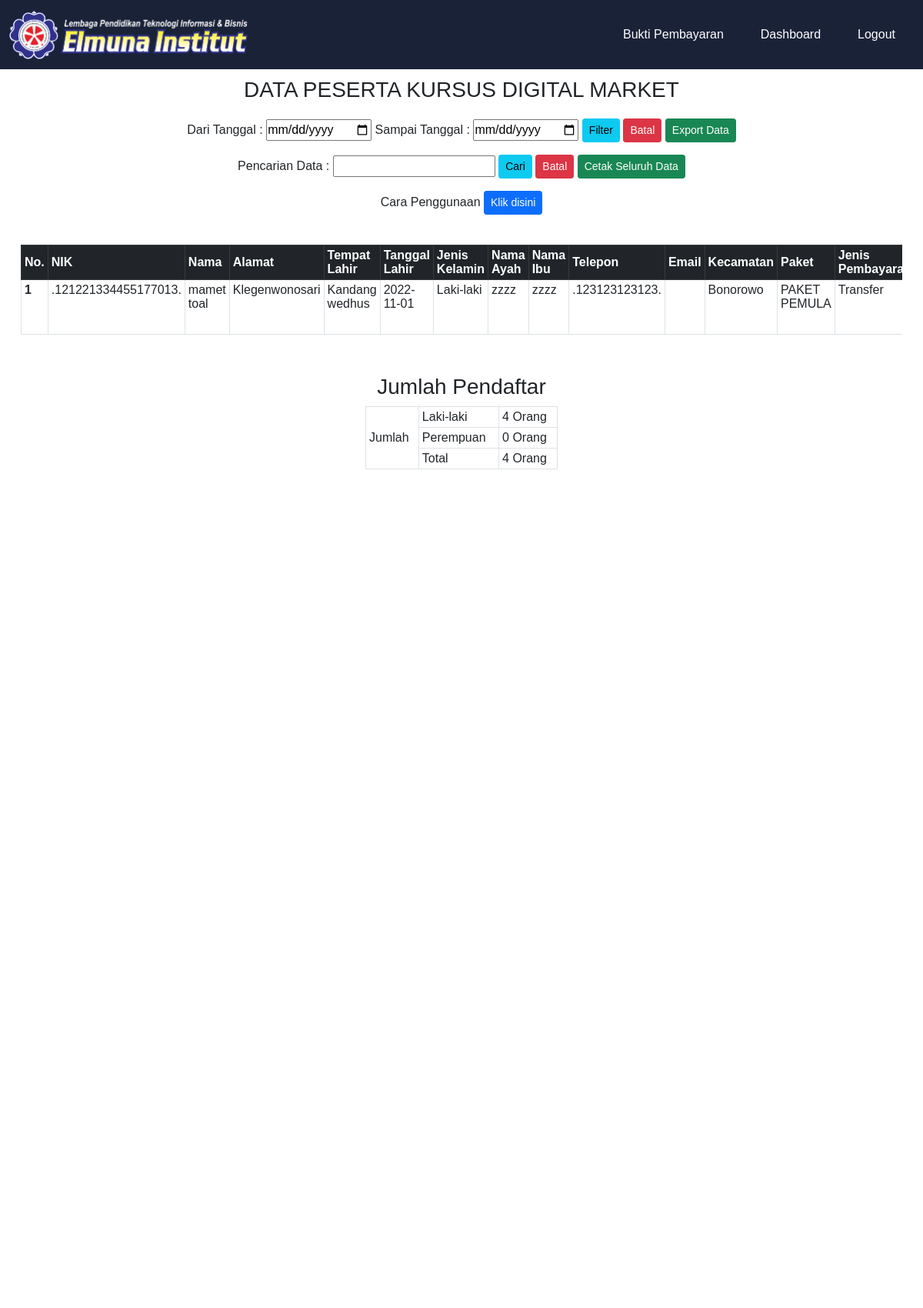
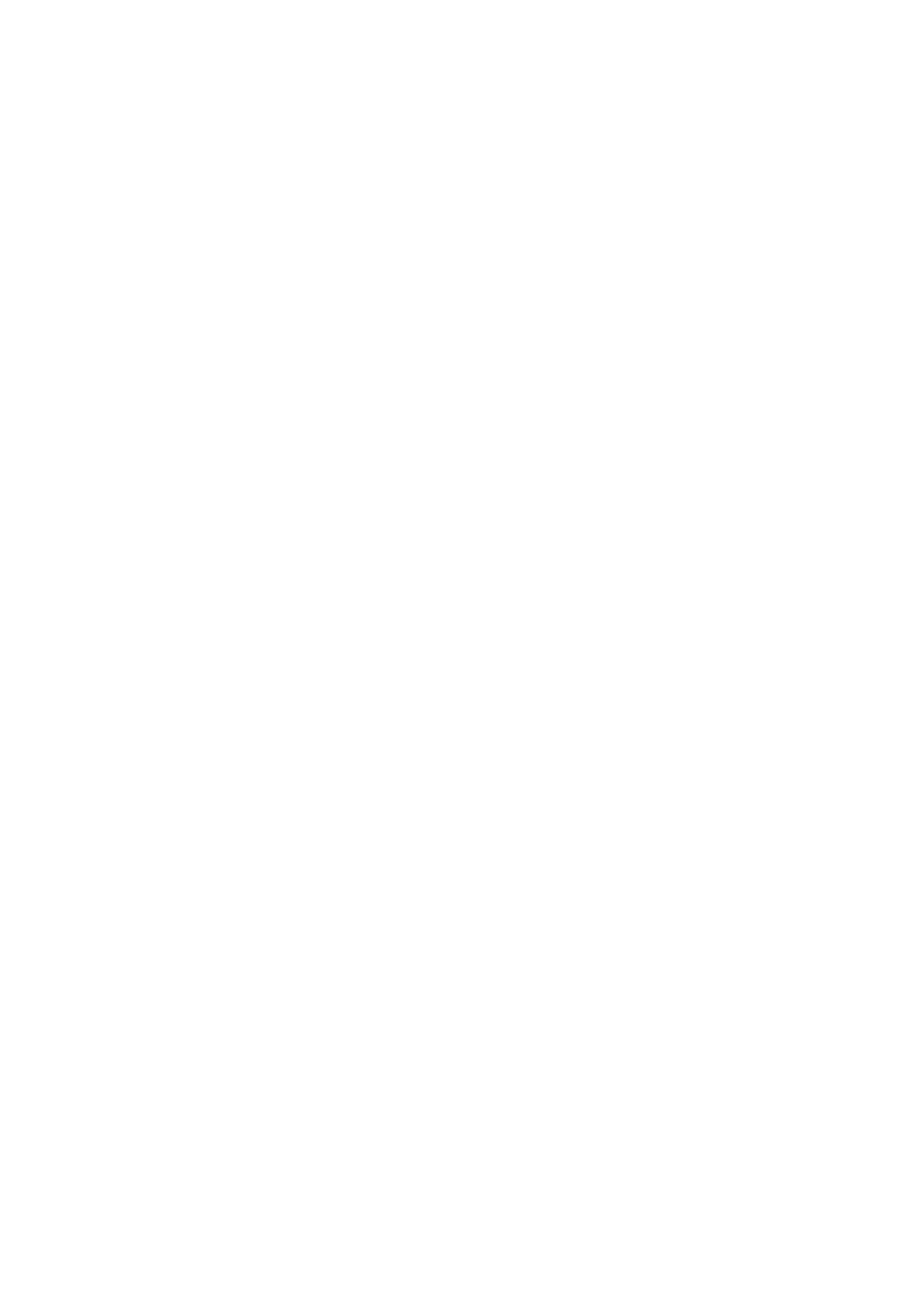
Page /data_peserta_digital_market.php?cari=.121221334455177013. (signed in, upper part) on the committed database (2 pictures, top to bottom).
### tables this page shows
CREATE TABLE `daftar_digital_market` (
  `id` int(11) NOT NULL,
  `nik` varchar(100) NOT NULL,
  `nama` varchar(100) NOT NULL,
  `alamat` varchar(100) NOT NULL,
  `tempat_lahir` varchar(100) NOT NULL,
  `tanggal_lahir` varchar(100) NOT NULL,
  `jk` varchar(100) NOT NULL,
  `nama_ayah` varchar(100) NOT NULL,
  `nama_ibu` varchar(100) NOT NULL,
  `telepon` varchar(100) NOT NULL,
  `email` varchar(100) NOT NULL,
  `kecamatan` varchar(100) NOT NULL,
  `paket` text NOT NULL,
  `pilih_bayar` varchar(100) NOT NULL,
  `tanggal_upload` timestamp NOT NULL DEFAULT current_timestamp()
);

### data_peserta_digital_market.php (the view, shortened to what this page needs)
<head>
    <link href="https://cdn.jsdelivr.net/npm/bootstrap@5.0.2/dist/css/bootstrap.min.css" rel="stylesheet">
</head>
<body>
    <header>
        <nav class="navbar navbar-expand-md navbar-dark fixed-top" style="background-color: #1A2238;">
            <div class="container-fluid">
                <a class="navbar-brand" href="dashboard" style="margin-left: auto; margin-right: auto;">
                    <img src="assets/foto/elmuna.png" alt="" width="310,25px" height="64,25px">
                </a>
                <div class="collapse navbar-collapse" id="navbarSupportedContent">
                    <ul class="navbar-nav ms-auto mb-2 mb-lg-0">
                        <li class="nav-item mx-3">
                            <a class="nav-link active" aria-current="page" href="bukti_bayar_kursus_digital_market">Bukti Pembayaran</a>
                        </li>
                        <li class="nav-item mx-3">
                            <a class="nav-link active" href="dashboard">Dashboard</a>
                        </li>
                        <li class="nav-item mx-3">
                            <a class="nav-link active" href="keluar">Logout</a>
                        </li>
                    </ul>
                </div>
            </div>
        </nav>
    </header>
    <br><br><br><br>
    <div class="mx-auto">
        <form action="data_peserta_digital_market" method="get">
            <center>
                <p class="fs-3">DATA PESERTA KURSUS DIGITAL MARKET</p>
            </center>
            <div class="mb-3">
                <center>
                    <label>Dari Tanggal : </label>
                    <input type="date" name="tglawal" required>
                    <label>Sampai Tanggal : </label>
                    <input type="date" name="tglakhir" required>
                    <button type="submit" class="btn btn-info btn-sm">Filter</button>
                    <a href="data_peserta_digital_market"><button type="button" class="btn btn-danger btn-sm">Batal</button></a>
                    <button type="submit" class="btn btn-success btn-sm" name="export">Export Data</button>
                </center>
            </div>
        </form>
        <form action="data_peserta_digital_market" method="get">
            <div class="mb-3">
                <center>
                    <label>Pencarian Data : </label>
                    <input type="text" name="cari" required>
                    <button type="submit" class="btn btn-info btn-sm">Cari</button>
                    <a href="data_peserta_digital_market"><button type="button" class="btn btn-danger btn-sm">Batal</button></a>
                    <a href="to_excel_daftar_dig_mar" class="btn btn-sm btn-success">Cetak Seluruh Data</a>
                </center>
            </div>
        </form>
        <center>
            <label>Cara Penggunaan</label>
            <button type="button" class="btn btn-sm btn-primary" data-bs-toggle="modal" data-bs-target="#exampleModal">
                Klik disini
            </button>
        </center>
        <br>
        <div class="container">
            <div class="table-responsive">
                <div class="table-wrapper">
                    <table class="table table-sm table-bordered">
                        <thead class="table-dark">
                            <tr class="align-middle">
                                <th scope="col">No.</th>
                                <th scope="col">NIK</th>
                                <th scope="col">Nama</th>
                                <th scope="col">Alamat</th>
                                <th scope="col">Tempat Lahir</th>
                                <th scope="col">Tanggal Lahir</th>
                                <th scope="col">Jenis Kelamin</th>
                                <th scope="col">Nama Ayah</th>
                                <th scope="col">Nama Ibu</th>
                                <th scope="col">Telepon</th>
                                <th scope="col">Email</th>
                                <th scope="col">Kecamatan</th>
                                <th scope="col">Paket</th>
                                <th scope="col">Jenis Pembayaran</th>
                            </tr>
                        </thead>
                        <?php
                        include "koneksi.php";
                        $no = 1;
                        if (isset($_GET['cari'])) {
                            $cari = $_GET['cari'];
                            $tampil = mysqli_query($conn, "select * from daftar_digital_market where nik like '%" . $cari . "%' or nama like '%" . $cari . "%' or telepon like '%" . $cari . "%' or paket like '%" . $cari . "%' or pilih_bayar like '%" . $cari . "%' or kecamatan like '%" . $cari . "%' or jk like '%" . $cari . "%'");
                        } elseif (isset($_GET['tglawal'])) {
                            $tglawal = $_GET['tglawal'];
                            $tglakhir = $_GET['tglakhir'];
                            $tampil = mysqli_query($conn, "select * from daftar_digital_market where tanggal_upload between '" . $tglawal . "' and '" . $tglakhir . "' order by id asc");
                        } else {
                            $tampil = mysqli_query($conn, "select * from daftar_digital_market");
                        }
                        if (mysqli_num_rows($tampil) > 0) {
                            while ($data = mysqli_fetch_array($tampil)) {
                        ?>
                                <tbody>
                                    <tr>
                                        <th scope="row"><?= $no++ ?></th>
                                        <td scope="row"><?= $data['nik'] ?></td>
                                        <td scope="row"><?= $data['nama'] ?></td>
                                        <td scope="row"><?= $data['alamat'] ?></td>
                                        <td scope="row"><?= $data['tempat_lahir'] ?></td>
                                        <td scope="row"><?= $data['tanggal_lahir'] ?></td>
                                        <td scope="row"><?= $data['jk'] ?></td>
                                        <td scope="row"><?= $data['nama_ayah'] ?></td>
                                        <td scope="row"><?= $data['nama_ibu'] ?></td>
                                        <td scope="row"><?= $data['telepon'] ?></td>
                                        <td scope="row"><?= $data['email'] ?></td>
                                        <td scope="row"><?= $data['kecamatan'] ?></td>
                                        <td scope="row"><?= $data['paket'] ?></td>
                                        <td scope="row"><?= $data['pilih_bayar'] ?></td>
                                    </tr>
                                <?php }
                            } ?>
                                </tbody>
                    </table>
                </div>
            </div>
            <center>
                <h3>Jumlah Pendaftar</h3>
                <?php
                $laki_laki = mysqli_num_rows(mysqli_query($conn, "SELECT * FROM daftar_digital_market where jk='Laki-laki'"));
                $perempuan = mysqli_num_rows(mysqli_query($conn, "SELECT * FROM daftar_digital_market where jk='Perempuan'"));
                $total = mysqli_num_rows(mysqli_query($conn, "SELECT * FROM daftar_digital_market where id"));
                ?>
                <table class="table table-sm table-bordered" style="width: 250px;">
                    <tr>
                        <td colspan="3" rowspan="3" class="align-middle">Jumlah</td>
                        <td colspan="2">Laki-laki</td>
                        <td><?= "$laki_laki Orang" ?></td>
                    </tr>
                    <tr>
                        <td colspan="2">Perempuan</td>
                        <td><?= "$perempuan Orang" ?></td>
                    </tr>
                    <tr>
                        <td colspan="2">Total</td>
                        <td><?= "$total Orang" ?></td>
                    </tr>
                </table>
            </center>
        </div>
    </div>
</body>
</html>

### data_peserta_digital_market.php (style rules this page uses)
*, html, body { margin: 0; padding: 0; box-sizing: border-box; font-family: Arial, Helvetica, sans-serif; scroll-behavior: smooth; }
.container { max-width: fit-content; height: 500vh; }
.table-wrapper { overflow-y: scroll; overflow-x: scroll; height: fit-content; max-height: 500px; margin-top: 22px; margin: 15px; padding-bottom: 20px; }
table th { position: sticky; top: 0px; }

### rows in the picture
daftar_digital_market: nik ".121221334455177013.", nama "mamet toal", alamat "Klegenwonosari", tempat_lahir "Kandang wedhus", tanggal_lahir "2022-11-01", jk "Laki-laki", nama_ayah "zzzz", nama_ibu "zzzz", telepon ".123123123123.", kecamatan "Bonorowo", paket "PAKET PEMULA", pilih_bayar "Transfer"

### other values in the picture
$laki_laki "4"
$perempuan "0"
$total "4"
